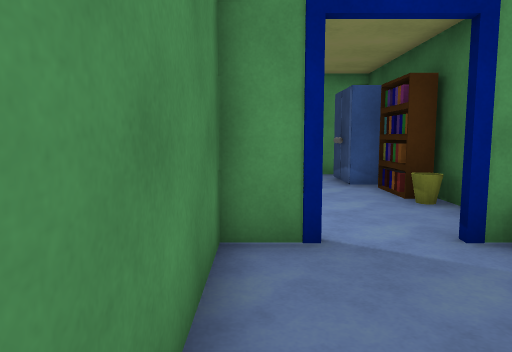
[1] (above)

16 first-person views from a walk through a scene from a Unity 3-D project. The camera is 1.3 m above the floor, tilts 6° down and sees 70° across. Doors are open. The floor is counted in squares, 1 m on a side. Each view is taken from the middle of a square. On the plan, view 1 faces up. The plan holds only what a view shows up to about 15 squares ahead; the rest is blank. The player character is not drawn. Surface patterns are stand-ins for the level's own textures.

[2]
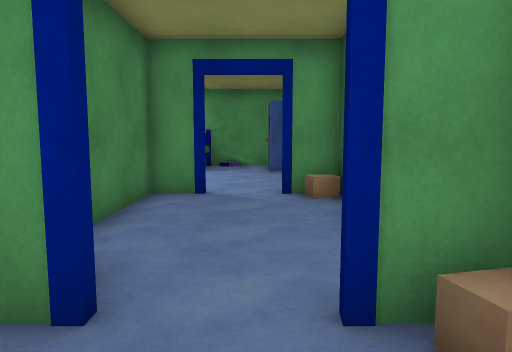

[3]
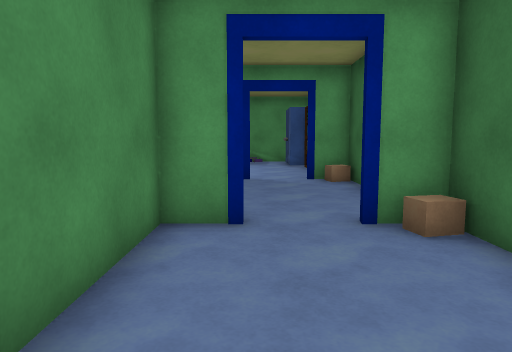

[4]
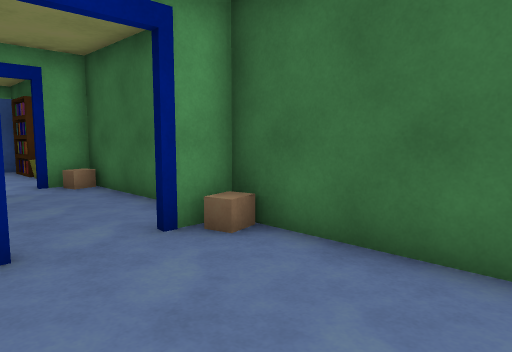

[5]
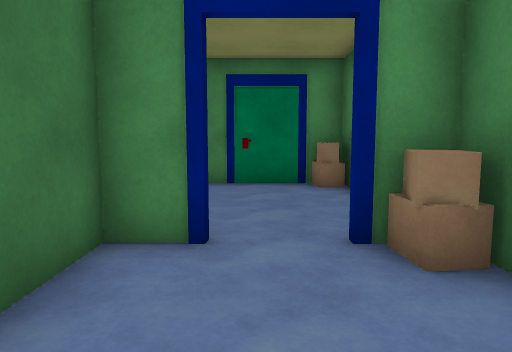

[6]
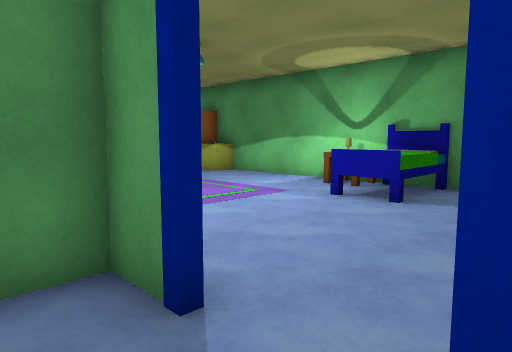

[7]
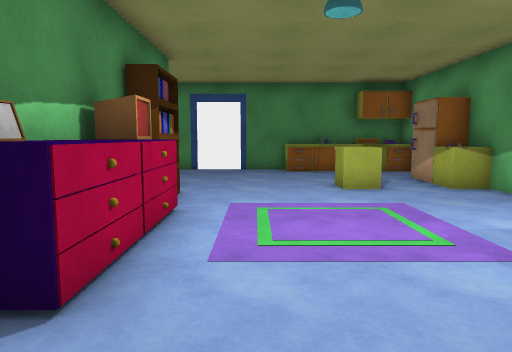

[8]
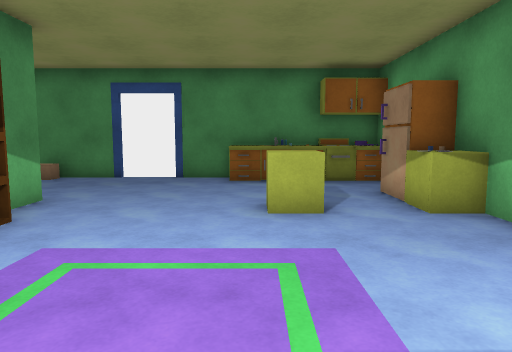

[9]
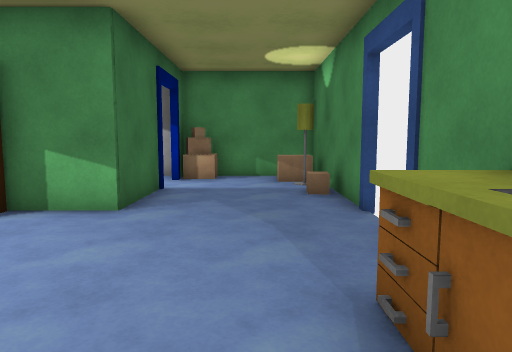

[10]
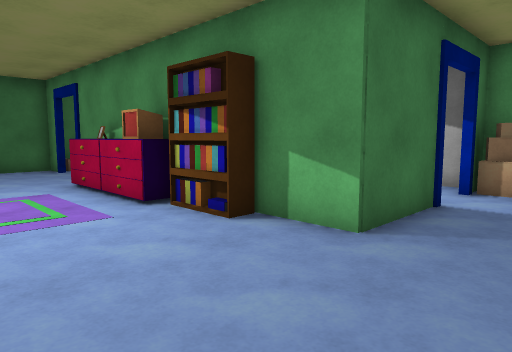

[11]
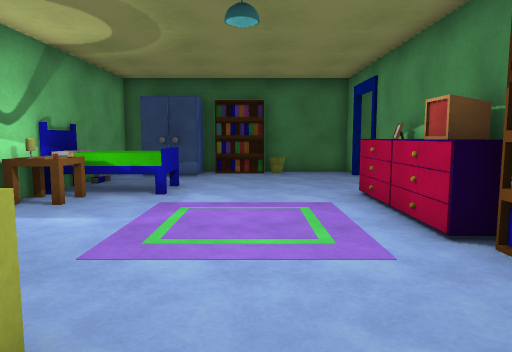

[12]
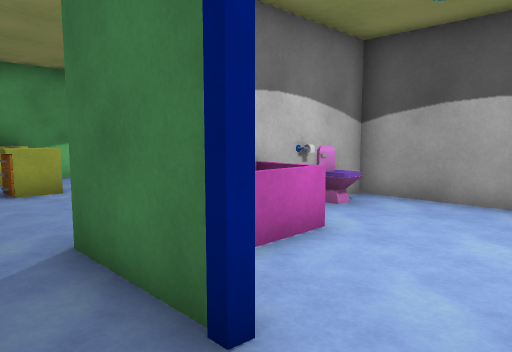

[13]
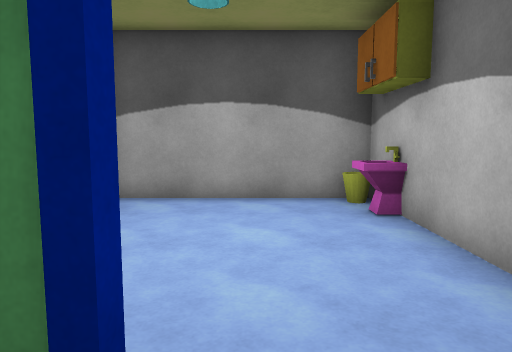

[14]
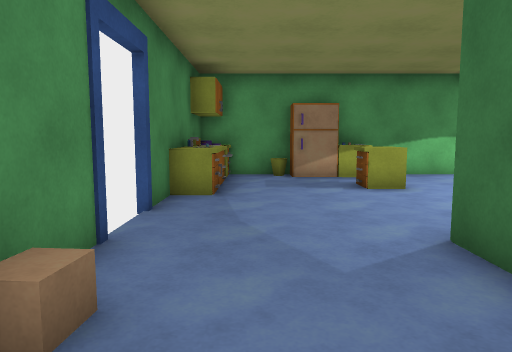

[15]
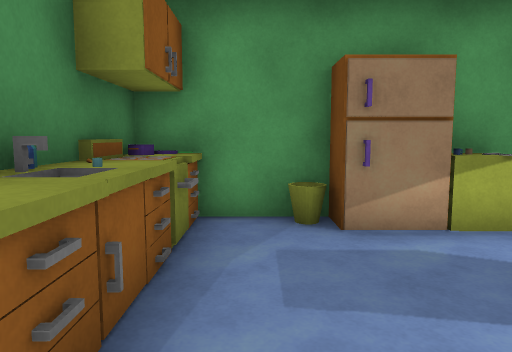

[16]
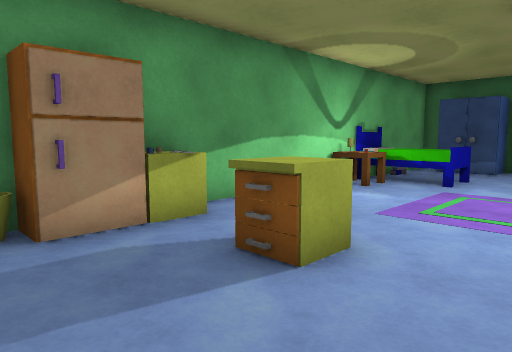

### Floor plan
Points are (right, up) in squares from view 1. A wall is a line through its corners. A room is listed if a view was taken in it or the views show most of it. See-through windows are left out.
Room 1 (views 1, 5, 6)
walls: (-0.5, -1.4) (0.9, -1.4); (2.5, -1.4) (4, -1.4); (0.9, 4.4) (-0.4, 4.4) (-0.4, -2.5); (3.9, -0.9) (3.9, 5); (4, 4.4) (2.5, 4.4)
ways out: opening at (0, -1.5) to room 2; open door at (1.5, -1.5) to room 2; open door at (1.5, 4.5) to room 3
objects: other object (0, -1)
Room 2 (views 2, 3, 4)
walls: (3.9, -5.4) (3.9, -0.9); (-0.5, -7.4) (3.4, -7.4); (-0.4, -2.5) (-0.4, -5); (4, -1.6) (2.5, -1.6)
ways out: opening at (0, -1.5) to room 1; open door at (1.5, -1.5) to room 1
objects: other object (0, -7)
Room 3 (views 7, 8, 9, 10, 11, 12, 13, 14, 15, 16)
walls: (-5.5, 4.4) (-6.6, 4.4); (-3.5, 4.5) (0.9, 4.5); (-9.6, 1.5) (-9.6, 3.6); (-11.5, 12.9) (-13.9, 12.9) (-13.9, 12.4); (-13.9, 4.6) (-13.9, -1.4) (-9.6, -1.4) (-9.6, -0.1); (-13.9, 9.5) (-13.9, 6.4); (-3.6, -1.4) (-3.2, -1.4) (-3.2, 4.4) (-3.6, 4.4); (2.5, 4.5) (4, 4.5); (-9.2, -1.4) (-5.8, -1.4); (3.9, 5) (3.9, 8); (3.9, 9.5) (3.9, 10); (3.9, 12.9) (-8.6, 12.9)
ways out: open door at (1.5, 4.5) to room 1; open door at (-14, 5.5); open door at (-9.5, 0.5)
objects: other object (-14, 10); other object (-14, 11); other object (-14, 12); other object (-13, 0); other object (-13, 1); other object (-13, 8) to (-13, 9); other object (-13, 10); other object (-13, 11); other object (-13, 12); other object (-11, -1); other object (-11, 12); other object (-10, -1); other object (-10, 12) to (-10, 13); other object (-9, 3) to (-7, 4); other object (-9, 9) to (-8, 10); other object (-9, 12) to (-8, 13); other object (-7, 5) to (-6, 5); other object (-5, -1); other object (-5, 4); other object (-5, 5) to (-4, 5); other object (-5, 6); other object (-4, -1); other object (-4, 4); other object (-3, 5) to (-2, 6); other object (-3, 12); other object (-2, 10) to (0, 12); other object (-2, 12); other object (2, 11); other object (3, 7); other object (3, 8) to (3, 9)

Where each view was taken, in squares from view 1:
view 1: 0 up, 0 right, facing up
view 2: 4 down, 2 right, facing up
view 3: 7 down, 1 right, facing up
view 4: 6 down, 0 right, facing up-right
view 5: 3 up, 2 right, facing down
view 6: 3 up, 3 right, facing up-left
view 7: 7 up, 1 right, facing left
view 8: 9 up, 2 left, facing left
view 9: 11 up, 12 left, facing down
view 10: 9 up, 12 left, facing down-right
view 11: 8 up, 10 left, facing right
view 12: 0 up, 11 left, facing up-right
view 13: 1 up, 11 left, facing right
view 14: 0 up, 12 left, facing up
view 15: 7 up, 12 left, facing up
view 16: 7 up, 12 left, facing up-right
